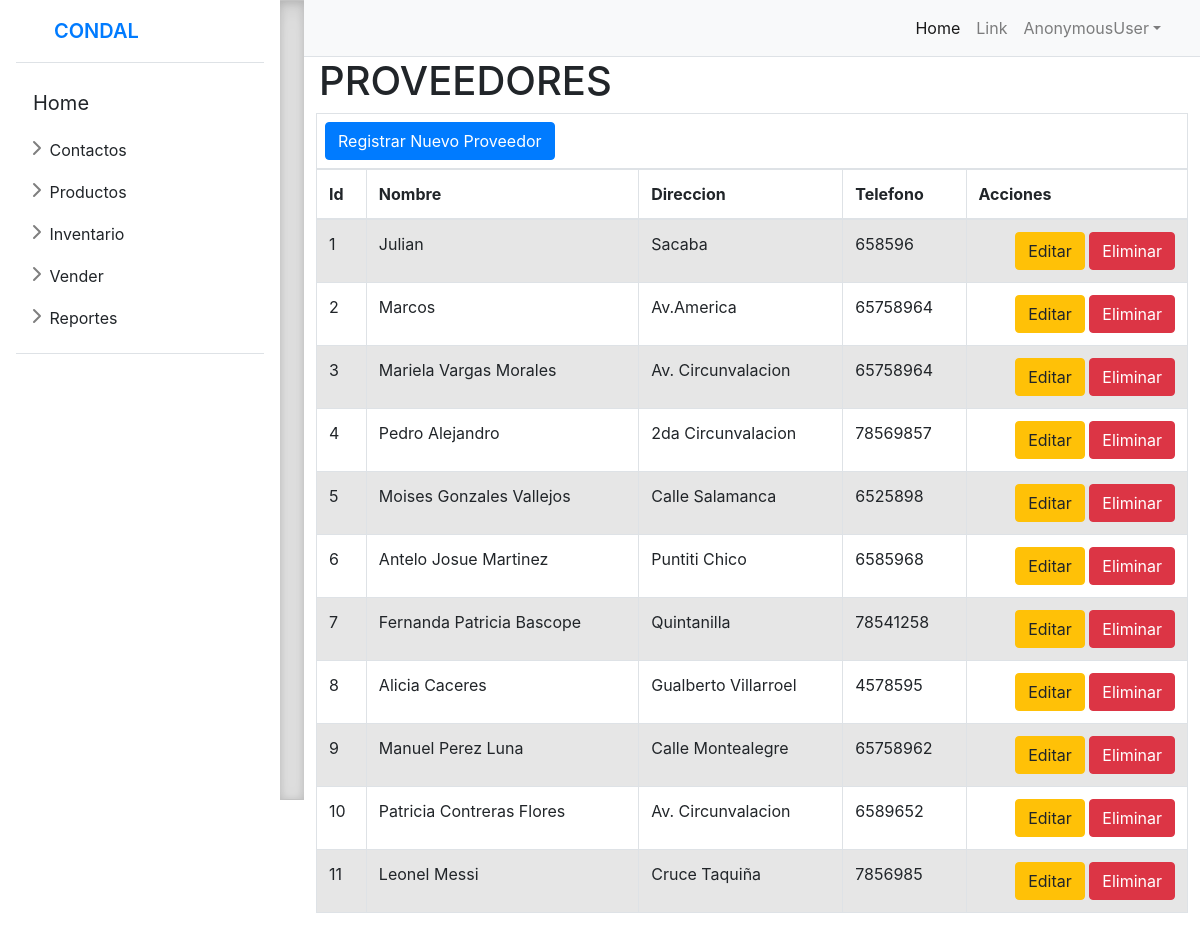
/contactos/proveedores/, run on the app's committed database.
### farmacia/models.py (models this page shows, shortened)
class Proveedor(models.Model):
    nombre = models.CharField(max_length=255)
    direccion = models.CharField(max_length=255)
    telefono = models.CharField(max_length=20)

### farmacia/views.py (the view)
# urls.py: path('contactos/proveedores/',views.proveedores, name='proveedores'),
def proveedores(request):
    proveedor=Proveedor.objects.all()
    return render(request,'contactos/proveedores.html',{'proveedor':proveedor})

### templates/contactos/proveedores.html (shortened to what this page needs)
{% extends 'layout.html' %}
{% load static %}
{%block content%}
<div class="wrapper">
    <div class="content-wrapper">
      <section class="content-header">
        <h1>
          PROVEEDORES
        </h1>
      </section>
      <section class="content">
        <div class="row">
          <div class="col-xs-12">
              <div class="box box-primary">
                <div class="box-header with-border">
								  <div class="p-2 border">
									<button type="button" class="btn btn-primary" data-toggle="modal" data-target="#myModal">
										Registrar Nuevo Proveedor
									  </button>
									 </div>
                </div>
                <div class="box-body">
                <table id="example1" class="table table-bordered table-striped">
                  <thead>
                   <tr>
                      <th>Id</th>
                      <th>Nombre</th>
                      <th>Direccion</th>
                      <th>Telefono</th>
                      <th>Acciones</th>
                    </tr>
                  </thead>
                  <tbody>
                  {% for pro in proveedor %}
                    <tr>
                      <td>{{forloop.counter}}</td>
                      <td>{{pro.nombre}}</td>
                      <td>{{pro.direccion}}</td>
                      <td>{{pro.telefono}}</td>
                        <td class="text-right">
                                <a href="" class="btn btn-warning"><span class="glyphicon glyphicon-pencil">Editar</span></a>
                                <a href="" class="btn btn-danger"><span class="glyphicon glyphicon-trash">Eliminar</span></a>
                          </td>
                      </tr>
                    {% endfor %}
                  </tbody>
                </table>
              </div>
            </div>
          </div>
        </div>
      </section>
    </div>
{%endblock%}

### templates/layout.html (shortened to what this page needs)
{% load static %}
<!doctype html>
<html lang="en">
<head>
  <link rel="stylesheet" href="https://cdn.jsdelivr.net/npm/bootstrap@5.2.0/dist/css/bootstrap.min.css"
>
    <link rel="stylesheet" href="{% static 'css/styles.css' %}">
    <link rel="stylesheet" href="{% static 'css/sidebars.css' %}">
    <link href="https://cdn.jsdelivr.net/npm/bootstrap@5.1.3/dist/css/bootstrap.min.css" rel="stylesheet">
    <link rel="stylesheet" href="https://cdn.jsdelivr.net/npm/bootstrap@4.6.2/dist/css/bootstrap.min.css">
</head>
<body>
  <div class="d-flex" id="wrapper">
    <div class="flex-shrink-0 p-3 bg-white sidebar-header" style="width: 280px;" >
        <a href="{% url 'home' %}" class="d-flex align-items-center pb-3 mb-3 link- text-decoration-none border-bottom">
          <svg class="bi me-2" width="30" height="24"><use xlink:href="#bootstrap"/></svg>
          <span class="fs-5 fw-semibold">CONDAL</span>
        </a>
        <ul class="list-unstyled ps-0">
          <li class="mb-1">
            <a class="btn btn-lg " href="{% url 'home' %}">Home</a>
          </li>
          <li class="mb-1">
            <button class="btn btn-toggle align-items-center rounded collapsed" data-bs-toggle="collapse" data-bs-target="#contactos-collapse" aria-expanded="false">
              Contactos
            </button>
          </li>
          <li class="mb-1">
            <button class="btn btn-toggle align-items-center rounded collapsed" data-bs-toggle="collapse" data-bs-target="#productos-collapse" aria-expanded="false">
              Productos
            </button>
          </li>
          <li class="mb-1">
            <button class="btn btn-toggle align-items-center rounded collapsed" data-bs-toggle="collapse" data-bs-target="#compras-collapse" aria-expanded="false">
              Inventario
            </button>
          </li>
          <li class="mb-1">
            <button class="btn btn-toggle align-items-center rounded collapsed" data-bs-toggle="collapse" data-bs-target="#vender-collapse" aria-expanded="false">
              Vender
            </button>
          </li>
          <li class="mb-1">
            <button class="btn btn-toggle align-items-center rounded collapsed" data-bs-toggle="collapse" data-bs-target="#reportes-collapse" aria-expanded="false">
              Reportes
            </button>
          </li>
          <li class="border-top my-3"></li>
        </ul>
      </div>
      <div class="b-example-divider"></div>
    <div id="page-content-wrapper">
        <nav class="navbar navbar-expand-lg navbar-light bg-light border-bottom">
            <div class="container-fluid">
                <div class="collapse navbar-collapse" id="navbarSupportedContent">
                    <ul class="navbar-nav ms-auto mt-2 mt-lg-0">
                        <li class="nav-item active"><a class="nav-link" href="{% url 'home' %}">Home</a></li>
                        <li class="nav-item"><a class="nav-link" href="#!">Link</a></li>
                        <li class="nav-item dropdown">
                            <a class="nav-link dropdown-toggle" id="navbarDropdown" href="#" role="button" data-bs-toggle="dropdown" aria-haspopup="true" aria-expanded="false">{{request.user}}</a>
                        </li>
                    </ul>
                </div>
            </div>
        </nav>
        <div class="container-fluid">
          {% block  content %} {% endblock %}
        </div>
    </div>
</div>
</body>
</html>

### static/css/sidebars.css (style rules this page uses)
body { min-height: 100vh; min-height: -webkit-fill-available; }
html { height: -webkit-fill-available; }
.b-example-divider { flex-shrink: 0; width: 1.5rem; height: 100vh; background-color: rgba(0, 0, 0, .1); border: solid rgba(0, 0, 0, .15); border-width: 1px 0; box-shadow: inset 0 .5em 1.5em rgba(0, 0, 0, .1), inset 0 .125em .5em rgba(0, 0, 0, .15); }
.bi { vertical-align: -.125em; pointer-events: none; fill: currentColor; }
.dropdown-toggle { outline: 0; }
.btn-toggle { display: inline-flex; align-items: center; padding: .25rem .5rem; font-weight: 600; color: rgba(0, 0, 0, .65); background-color: transparent; border: 0; }
.btn-toggle::before { width: 1.25em; line-height: 0; transition: transform .35s ease; transform-origin: .5em 50%; }
.fw-semibold { font-weight: 600; }

### data on the page
Proveedor: nombre "Julian", direccion "Sacaba", telefono "658596"
Proveedor: nombre "Marcos", direccion "Av.America", telefono "65758964"
Proveedor: nombre "Mariela Vargas Morales", direccion "Av. Circunvalacion", telefono "65758964"
Proveedor: nombre "Pedro Alejandro", direccion "2da Circunvalacion", telefono "78569857"
Proveedor: nombre "Moises Gonzales Vallejos", direccion "Calle Salamanca", telefono "6525898"
Proveedor: nombre "Antelo Josue Martinez", direccion "Puntiti Chico", telefono "6585968"
Proveedor: nombre "Fernanda Patricia Bascope", direccion "Quintanilla", telefono "78541258"
Proveedor: nombre "Alicia Caceres", direccion "Gualberto Villarroel", telefono "4578595"
Proveedor: nombre "Manuel Perez Luna", direccion "Calle Montealegre", telefono "65758962"
Proveedor: nombre "Patricia Contreras Flores", direccion "Av. Circunvalacion", telefono "6589652"
Proveedor: nombre "Leonel Messi", direccion "Cruce Taquiña", telefono "7856985"

### other printed values
{{ request.user }} "AnonymousUser"
